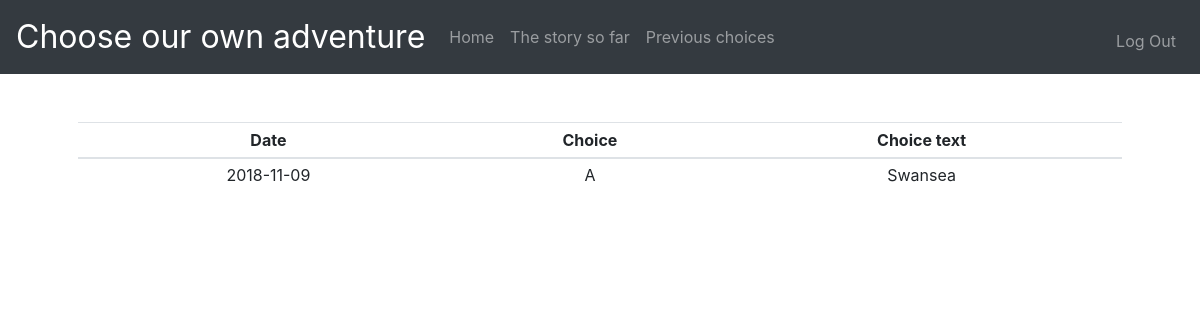
Screenshot of /choices (signed in) with the database file from the repository.
### tables this page shows
CREATE TABLE 'choices' ('userid' TEXT, 'choice' TEXT, 'date' TEXT, 'selected' BOOLEAN DEFAULT 'false','choiceText' text);

### application.py (the view)
@app.route("/choices")
@login_required
def choices():
    choicesmade = db.execute("SELECT * FROM choices WHERE userid = :userid",
                                userid=session["user_id"])
    if len(choicesmade) > 10:
        return render_template("choices.html", choices=choicesmade[0:11])
    else:
        return render_template("choices.html", choices=choicesmade)

### helpers.py (called while the page is built)
def login_required(f):
    @wraps(f)
    def decorated_function(*args, **kwargs):
        if session.get("user_id") is None:
            return redirect("/login")
        return f(*args, **kwargs)
    return decorated_function

### templates/choices.html (shortened to what this page needs)
{% extends "layout.html" %}
{% block main %}
    <table class="table table-sm">
    <thead>
        <tr>
            <th>Date</th>
            <th>Choice</th>
            <th>Choice text</th>
        </tr>
    </thead>
    <tbody>
        {% for choice in choices %}
        <tr>
            <td>{{ choice.date }}</td>
            <td>{{ choice.choice }}</td>
            <td>{{ choice.choiceText }}</td>
        </tr>
        {% endfor %}
    </tbody>
</table>
{% endblock %}

### rows the page displays
choices: date "2018-11-09", choice "A", choiceText "Swansea"
